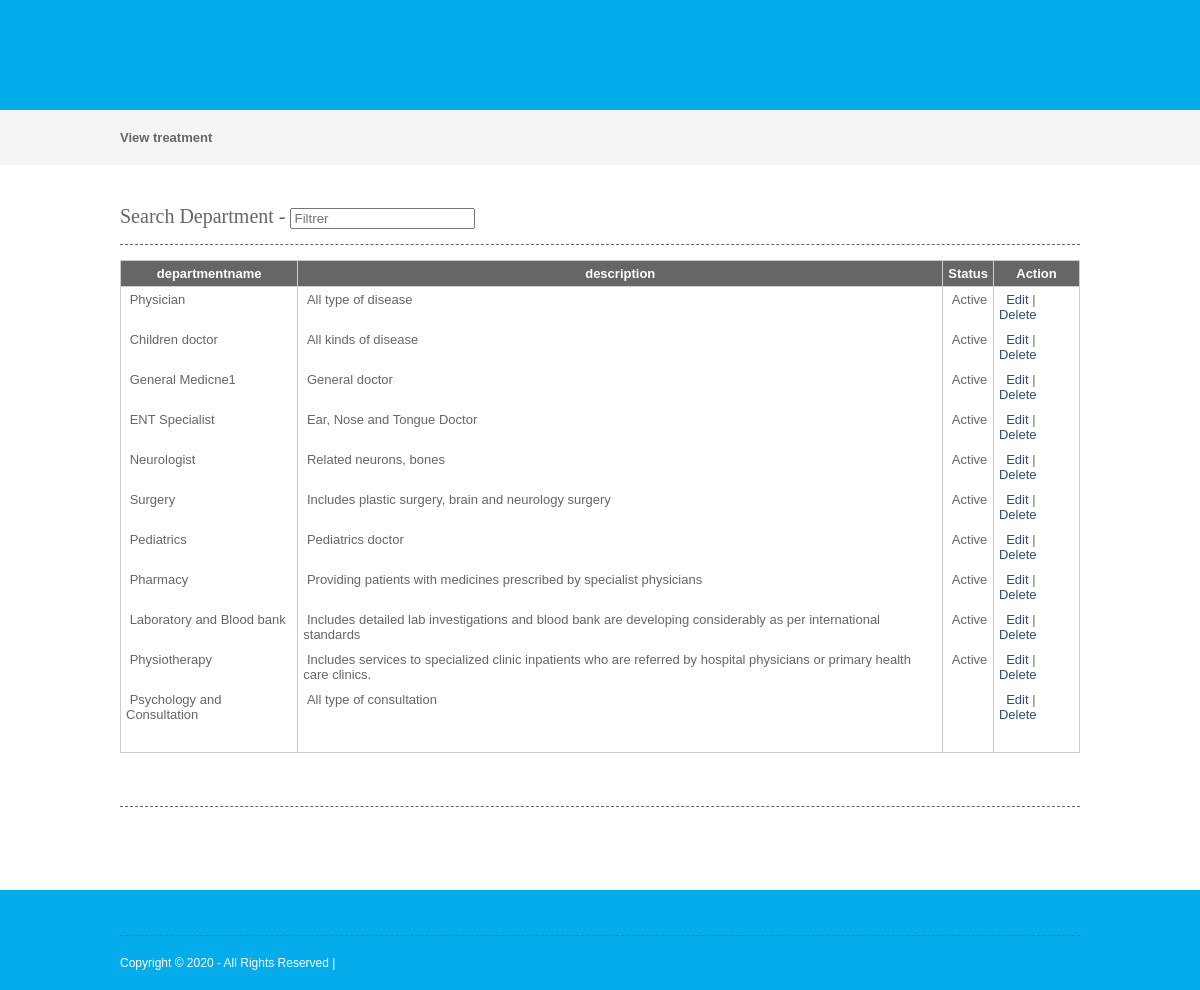
Page /viewdepartment.php on the committed database.
### tables this page shows
CREATE TABLE `department` (
  `departmentid` int(10) NOT NULL,
  `departmentname` varchar(100) NOT NULL,
  `description` text NOT NULL,
  `status` varchar(10) NOT NULL
);

### viewdepartment.php (the view, shortened to what this page needs)
<?php
include("headers.php");
include("dbconnection.php");
?>
<div class="wrapper col2">
  <div id="breadcrumb">
    <ul>
      <li class="first">View  treatment</li></ul>
  </div>
</div>
<div class="wrapper col4">
  <div id="container">
<section class="container">
<h2>Search Department - <input type="search" class="light-table-filter" data-table="order-table" placeholder="Filtrer" /></h2>
	<table class="order-table">
      <thead>
        <tr>
          <th>departmentname</th>
          <th>description</th>
          <th>Status</th>
          <th>Action</th>
        </tr>
        </thead>
        <tbody>
          <?php
		$sql ="SELECT * FROM department";
		$qsql = mysqli_query($con,$sql);
		while($rs = mysqli_fetch_array($qsql))
		{
        echo "<tr>
          <td>&nbsp;$rs[departmentname]</td>
          <td>&nbsp;$rs[description]</td>
			 <td>&nbsp;$rs[status]</td>
			 <td>&nbsp;
			  <a href='department.php?editid=$rs[departmentid]'>Edit</a> | <a href='viewdepartment.php?delid=$rs[departmentid]'>Delete</a> </td>
        </tr>";
		}
		?>
        <tr>
          <td>&nbsp;</td>
          <td>&nbsp;</td>
          <td>&nbsp;</td>
          <td>&nbsp;</td>
        </tr>
      </tbody>
    </table>
    </section>
    <h1>&nbsp;</h1>
    <p>&nbsp;</p>
  </div>
</div>
<?php
include("footers.php");
?>

### layout/styles/layout.css (style rules this page uses)
html { overflow-y:scroll; }
body { margin:0; padding:0; font-size:13px; font-family:verdana, Arial, Helvetica, sans-serif; color:#FFFFFF; background-color:#4F473A; }
a { outline:none; text-decoration:none; }
div.wrapper { display:block; width:100%; margin:0; text-align:left; }
.col2 { color:#666666; background-color:#F5F5F5; }
.col3, .col4 { color:#666666; background-color:#FFFFFF; }
#head, #gallery, #breadcrumb, #container, #footer { display:block; position:relative; width:960px; margin:0 auto; }
#breadcrumb { padding:20px 0; }
#breadcrumb ul { margin:0; padding:0; list-style:none; }
#breadcrumb ul li { display:inline; }
#breadcrumb ul li.first { font-weight:bold; }
#container { padding:40px 0; }
#container h1, #container h2, #container h3, #container h4, #container h5, #container h6 { margin:0 0 15px 0; padding:0 0 15px 0; line-height:normal; font-weight:normal; font-size:20px; font-family:Georgia, "Times New Roman", Times, serif; border-bottom:1px dashed #666666; }
#container a { color:#294E79; background-color:#FFFFFF; }

### layout/styles/tables.css (style rules this page uses)
table { width:100%; border-collapse:collapse; table-layout:auto; vertical-align:top; margin-bottom:15px; border:1px solid #CCCCCC; }
table thead th { color:#FFFFFF; background-color:#666666; border:1px solid #CCCCCC; border-collapse:collapse; text-align:center; table-layout:auto; vertical-align:middle; }
table tbody td { vertical-align:top; border-collapse:collapse; border-left:1px solid #CCCCCC; border-right:1px solid #CCCCCC; }
table thead th, table tbody td { padding:5px; border-collapse:collapse; }

### rows in the picture
department: departmentname "Physician", description "All type of disease", status "Active"
department: departmentname "Children doctor", description "All kinds of disease", status "Active"
department: departmentname "General Medicne1", description "General doctor", status "Active"
department: departmentname "ENT Specialist", description "Ear, Nose and Tongue Doctor", status "Active"
department: departmentname "Neurologist", description "Related neurons, bones", status "Active"
department: departmentname "Surgery", description "Includes plastic surgery, brain and neurology surgery", status "Active"
department: departmentname "Pediatrics", description "Pediatrics doctor", status "Active"
department: departmentname "Pharmacy", description "Providing patients with medicines prescribed by specialist physicians", status "Active"
department: departmentname "Laboratory and Blood bank", description "Includes detailed lab investigations and blood bank are developing considerably as per international standards", status "Active"
department: departmentname "Physiotherapy", description "Includes services to specialized clinic inpatients who are referred by hospital physicians or primary health care clinics.", status "Active"
department: departmentname "Psychology and Consultation", description "All type of consultation"
